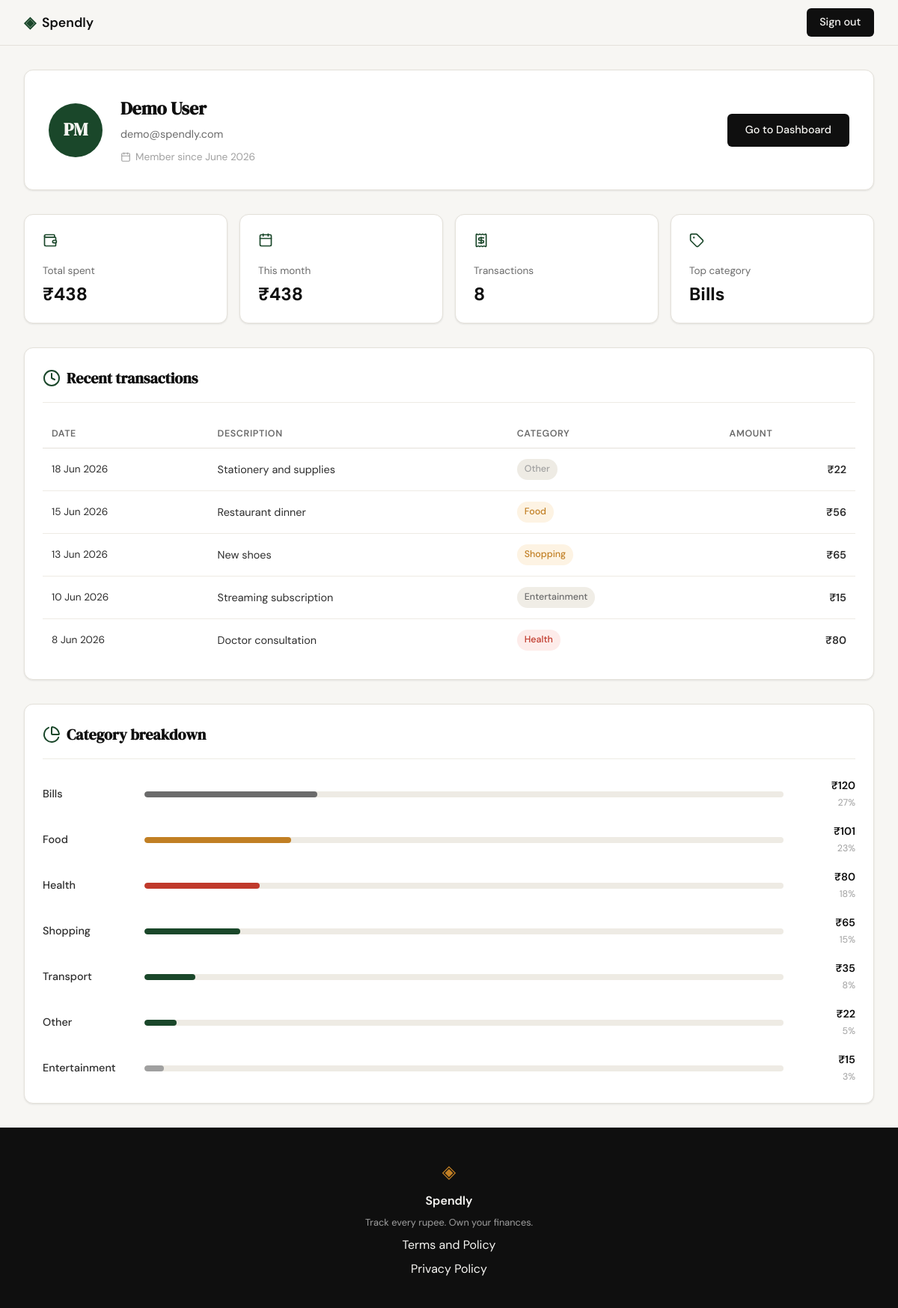
Screenshot of /profile (signed in) with the database file from the repository.
### tables this page shows
CREATE TABLE users (
            id            INTEGER PRIMARY KEY AUTOINCREMENT,
            name          TEXT    NOT NULL,
            email         TEXT    UNIQUE NOT NULL,
            password_hash TEXT    NOT NULL,
            created_at    TEXT    DEFAULT (datetime('now'))
        );

CREATE TABLE expenses (
            id          INTEGER PRIMARY KEY AUTOINCREMENT,
            user_id     INTEGER NOT NULL REFERENCES users(id),
            amount      REAL    NOT NULL,
            category    TEXT    NOT NULL,
            date        TEXT    NOT NULL,
            description TEXT,
            created_at  TEXT    DEFAULT (datetime('now'))
        );

### app.py (the view)
@app.route("/profile")
def profile():
    if not session.get("user_id"):
        return redirect(url_for("login"))
    user_id = session["user_id"]
    raw_user = find_user_by_id(user_id)
    dt = datetime.strptime(raw_user["created_at"], "%Y-%m-%d %H:%M:%S")
    user = {
        "name":         raw_user["name"],
        "email":        raw_user["email"],
        "member_since": dt.strftime("%B %Y"),
    }
    stats = get_profile_stats(user_id)
    transactions = get_recent_transactions(user_id)
    categories = get_category_breakdown(user_id)
    return render_template(
        "profile.html",
        user=user,
        stats=stats,
        transactions=transactions,
        categories=categories,
    )

### database/db.py (called while the page is built)
def get_db():
    conn = sqlite3.connect(DB_PATH)
    conn.row_factory = sqlite3.Row
    conn.execute("PRAGMA foreign_keys = ON")
    return conn

def find_user_by_id(user_id):
    conn = get_db()
    user = conn.execute(
        "SELECT * FROM users WHERE id = ?", (user_id,)
    ).fetchone()
    conn.close()
    return user

def get_recent_transactions(user_id, limit=5):
    conn = get_db()
    rows = conn.execute(
        "SELECT date, description, category, amount FROM expenses "
        "WHERE user_id = ? ORDER BY date DESC, id DESC LIMIT ?",
        (user_id, limit)
    ).fetchall()
    conn.close()
    result = []
    for r in rows:
        dt = datetime.strptime(r["date"], "%Y-%m-%d")
        result.append({
            "date": f"{dt.day} {dt.strftime('%b %Y')}",
            "description": r["description"] or "",
            "category": r["category"],
            "amount": f"₹{r['amount']:,.0f}",
        })
    return result

def get_category_breakdown(user_id):
    conn = get_db()
    rows = conn.execute(
        "SELECT category, SUM(amount) AS total FROM expenses "
        "WHERE user_id = ? GROUP BY category ORDER BY total DESC",
        (user_id,)
    ).fetchall()
    conn.close()
    grand_total = sum(r["total"] for r in rows)
    result = []
    for r in rows:
        pct = round(r["total"] / grand_total * 100) if grand_total else 0
        result.append({
            "name":    r["category"],
            "amount":  f"₹{r['total']:,.0f}",
            "percent": pct,
        })
    return result

### templates/profile.html (shortened to what this page needs)
{% extends "base.html" %}
{% block head %}
<link rel="stylesheet" href="{{ url_for('static', filename='css/profile.css') }}">
{% endblock %}
{% block content %}
<div class="profile-page">
  <div class="profile-user-card">
    <div class="profile-avatar" aria-hidden="true">PM</div>
    <div class="profile-user-info">
      <h1 class="profile-user-name">{{ user.name }}</h1>
      <p class="profile-user-email">{{ user.email }}</p>
      <p class="profile-user-meta">
        <i data-lucide="calendar" class="profile-icon-inline"></i>
        Member since {{ user.member_since }}
      </p>
    </div>
    <div class="profile-user-actions">
      <a href="{{ url_for('dashboard') }}" class="btn-primary">Go to Dashboard</a>
    </div>
  </div>
  <div class="profile-stats-row">
    <div class="profile-stat-card">
      <div class="profile-stat-icon"><i data-lucide="wallet"></i></div>
      <p class="profile-stat-label">Total spent</p>
      <p class="profile-stat-value">{{ stats.total_spent }}</p>
    </div>
    <div class="profile-stat-card">
      <div class="profile-stat-icon"><i data-lucide="calendar"></i></div>
      <p class="profile-stat-label">This month</p>
      <p class="profile-stat-value">{{ stats.this_month }}</p>
    </div>
    <div class="profile-stat-card">
      <div class="profile-stat-icon"><i data-lucide="receipt"></i></div>
      <p class="profile-stat-label">Transactions</p>
      <p class="profile-stat-value">{{ stats.transactions }}</p>
    </div>
    <div class="profile-stat-card">
      <div class="profile-stat-icon"><i data-lucide="tag"></i></div>
      <p class="profile-stat-label">Top category</p>
      <p class="profile-stat-value">{{ stats.top_category }}</p>
    </div>
  </div>
  <div class="profile-section">
    <div class="profile-section-header">
      <i data-lucide="clock" class="profile-section-icon"></i>
      <h2 class="profile-section-title">Recent transactions</h2>
    </div>
    <div class="profile-table-wrap">
      <table class="profile-table">
        <thead>
          <tr>
            <th>Date</th>
            <th>Description</th>
            <th>Category</th>
            <th class="profile-col-right">Amount</th>
          </tr>
        </thead>
        <tbody>
          {% for tx in transactions %}
          <tr>
            <td class="profile-col-date">{{ tx.date }}</td>
            <td>{{ tx.description }}</td>
            <td>
              <span class="profile-badge profile-badge--{{ tx.category | lower }}">
                {{ tx.category }}
              </span>
            </td>
            <td class="profile-amount profile-col-right">{{ tx.amount }}</td>
          </tr>
          {% endfor %}
        </tbody>
      </table>
    </div>
  </div>
  <div class="profile-section">
    <div class="profile-section-header">
      <i data-lucide="pie-chart" class="profile-section-icon"></i>
      <h2 class="profile-section-title">Category breakdown</h2>
    </div>
    <ul class="profile-categories" role="list">
      {% for cat in categories %}
      <li class="profile-cat-row">
        <span class="profile-cat-label">{{ cat.name }}</span>
        <div class="profile-bar-track"
             role="progressbar"
             aria-valuenow="{{ cat.percent }}"
             aria-valuemin="0"
             aria-valuemax="100">
          <div class="profile-bar-fill profile-bar--{{ cat.name | lower }}"
               style="--bar-width: {{ cat.percent }}%"></div>
        </div>
        <span class="profile-cat-meta">
          <span class="profile-cat-amount">{{ cat.amount }}</span>
          <span class="profile-cat-percent">{{ cat.percent }}%</span>
        </span>
      </li>
      {% endfor %}
    </ul>
  </div>
</div>
{% endblock %}

### static/css/style.css (style rules this page uses)
:root { --ink: #0f0f0f; --ink-soft: #2d2d2d; --ink-muted: #6b6b6b; --ink-faint: #a0a0a0; --paper: #f7f6f3; --paper-warm: #f0ede6; --paper-card: #ffffff; --accent: #1a472a; --accent-light: #e8f0eb; --accent-2: #c17f24; --accent-2-light: #fdf3e3; --danger: #c0392b; --danger-light: #fdecea; --border: #e4e1da; --border-soft: #eeebe4; --font-display: 'DM Serif Display', Georgia, serif; --font-body: 'DM Sans', system-ui, sans-serif; --max-width: 1200px; --auth-width: 440px; --radius-sm: 6px; --radius-md: 12px; --radius-lg: 20px; }
*, *::before, *::after { box-sizing: border-box; margin: 0; padding: 0; }
html { font-size: 16px; scroll-behavior: smooth; }
body { background: var(--paper); color: var(--ink); font-family: var(--font-body); font-size: 1rem; line-height: 1.6; -webkit-font-smoothing: antialiased; }
a { color: inherit; text-decoration: none; }
.btn-primary { display: inline-block; background: var(--ink); color: var(--paper); padding: 0.65rem 1.5rem; border-radius: var(--radius-sm); font-family: var(--font-body); font-size: 0.9rem; font-weight: 500; cursor: pointer; border: none; transition: background 0.2s; text-decoration: none; }

### rows the page displays
users: name "Demo User", email "demo@spendly.com"
expenses: top_category "Bills", name "Bills", amount "₹120", percent "27"
expenses: date "18 Jun 2026", description "Stationery and supplies", category "Other", amount "₹22"
expenses: date "15 Jun 2026", description "Restaurant dinner", category "Food", amount "₹56"
expenses: date "13 Jun 2026", description "New shoes", category "Shopping", amount "₹65"
expenses: date "10 Jun 2026", description "Streaming subscription", category "Entertainment", amount "₹15"
expenses: date "8 Jun 2026", description "Doctor consultation", category "Health", amount "₹80"
expenses: name "Transport", amount "₹35", percent "8"

### other values shown
{{ user.member_since }} "June 2026"
{{ stats.total_spent }} "₹438"
{{ stats.this_month }} "₹438"
{{ stats.transactions }} "8"
{{ cat.name }} "Food" "Health" "Shopping" "Other" "Entertainment"
{{ cat.amount }} "₹101" "₹80" "₹65" "₹22" "₹15"
{{ cat.percent }} "23" "18" "15" "5" "3"
